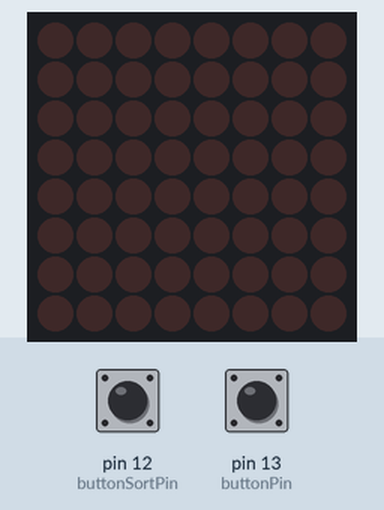
Bench run of a sketch on a simulated Arduino Uno, built with avr-gcc and run on an emulated ATmega328P. Parts: 8×8 LED matrix. The inputs (shaded band) are chosen by the test bench; at power-on: pin 13 (buttonPin) LOW, pin 12 (buttonSortPin) LOW. Random numbers use the default seed unless the sketch sets one.

Above: at 1.2 s.
1.3 s: pin 13 (buttonPin) pulled HIGH for 0.15 s
At 2.4 s:
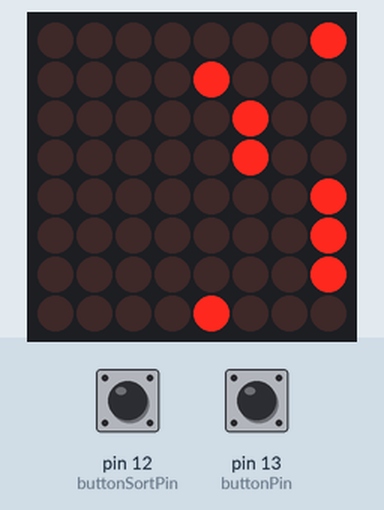
3.1 s: pin 12 (buttonSortPin) pulled HIGH for 0.15 s
At 6.0 s:
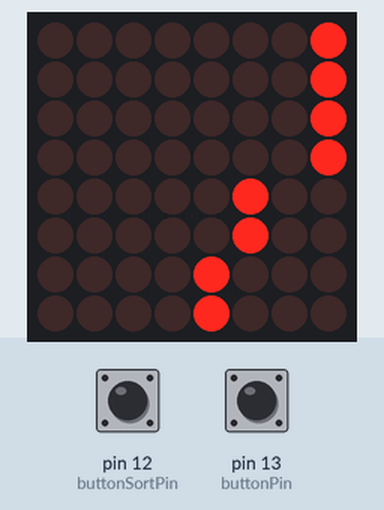
6.1 s: pin 13 (buttonPin) pulled HIGH for 3.2 s
At 10.5 s:
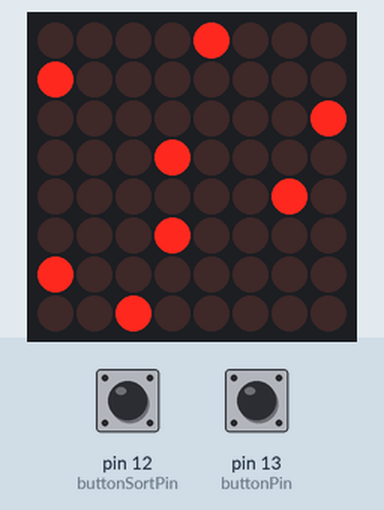
10.8 s: pin 12 (buttonSortPin) pulled HIGH for 1 s
At 13.6 s:
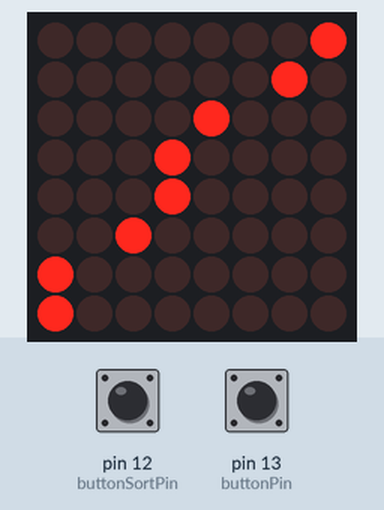
13.8 s: pin 13 (buttonPin) pulled HIGH for 3.2 s
At 17.9 s:
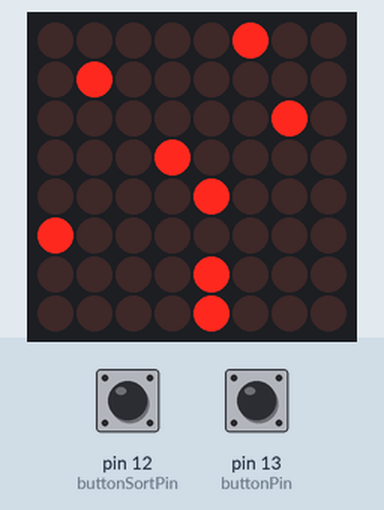
18.5 s: pin 12 (buttonSortPin) pulled HIGH for 0.15 s
At 22.2 s:
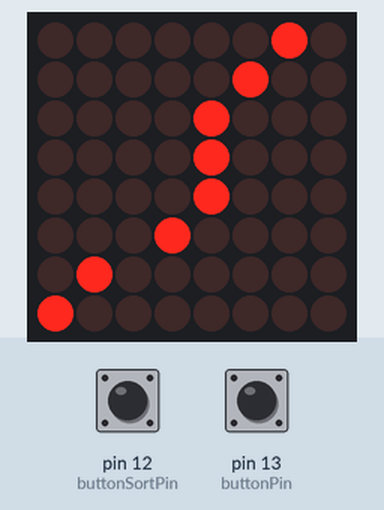
Timing chart, 0 to 22.5 s (numbered marks = the images above; inputs shaded):
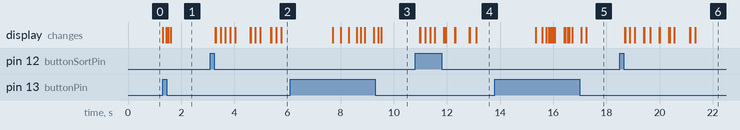

The sketch:

bubble_sort.ino
```cpp
#include "LedControl.h"

// Set the LED grid pins to specific ports on the Arduino
int DIN = 7;
int CS =  6;
int CLK = 5;

// The button used to generate random numbers
int buttonState = 0;
int buttonPin = 13;

// The button used to sort the numbers
int buttonSortState = 0;
int buttonSortPin = 12;

// The number of rows on the LED grid
int rows = 8;

// The random numbers array used.
int randomNumbers[] = {0,0,0,0,0,0,0,0};

// The LED Matrix object
LedControl lc=LedControl(DIN,CLK,CS,1);

/**
 * Set up the buttons and matrix. Also sets analog pin 0 to be the pin used
 * to gather random values
 */
void setup() {

  // if analog input pin 0 is unconnected, random analog
  // noise will cause the call to randomSeed() to generate
  // different seed numbers each time the sketch runs.
  // randomSeed() will then shuffle the random function.
  randomSeed(analogRead(0));

  // Sets pins for button inputs
  pinMode(buttonPin, INPUT);
  pinMode(buttonSortPin, INPUT);

   /*
   The MAX72XX is in power-saving mode on startup,
   we have to do a wakeup call. This is mostly important for battery powered
   devices.   */
  lc.shutdown(0,false);

  /* Set the brightness to a medium value (0-15). 0 does not turn off the
     grid */
  lc.setIntensity(0,8);

  /* and clear the display (switches all LEDs to off)*/
  lc.clearDisplay(0);

}

/**
 * Clears the array and displays the empty screen to the LED matrix.
 */
void clearArray(int arr[]){
  // Sets each row of the LED grid to be 0.
   for(int i = 0; i < rows; i++){
    arr[i] = B00000000;
  }

  displayArray(arr);
}

/**
 * Displays the array of bytes in arr to the LED matrix screen.
 */
void displayArray(int arr[]){
  // Uses x as the base value displayed.
  byte x = B00000001;

  // Sets the bit number from arr[index] to be turned on
  // For example arr[i] = 7 then the 7th LED in the row will be on, everything else is off.
  for(int i = 0; i < rows; i++){
    int y = x << arr[i];
    lc.setRow(0,i, y);
    delay(20);
  }
}

/**
 * Sorts the array using bubble sort and displays the steps.
 */
void bubbleSort(int arr[]){

  for(int i = 0; i < rows; i++){

    for(int j = 0; j < rows-i - 1; j++){

       if (arr[j] > arr[j+1]) {
        int temp = arr[j];
        arr[j] = arr[j+1];
        arr[j+1] = temp;
      }
      displayArray(arr);
    }

  }

}

/**
 * Continuously checks for buttons pressed to either generate numbers or sort the array.
 */
void loop() {
  // put your main code here, to run repeatedly:
  buttonState = digitalRead(buttonPin);
  buttonSortState = digitalRead(buttonSortPin);

  // Generate numbers if the first button pressed
  if(buttonState == HIGH){
    clearArray(randomNumbers);

    // Stores 8 random numbers into an index in the array
    for(int i = 0; i < rows; i++){
      randomNumbers[i] = random(0, 8);
    }

    // Displays the array of random numbers
    displayArray(randomNumbers);
  }

  // Sort the array if the second button pressed
  if(buttonSortState == HIGH){
    bubbleSort(randomNumbers);
  }

}
```

Measured:
- after the input at 1.3 s, the display: first changes at once (image 1 shows a later state)
- after the input at 3.1 s, the display: first changes after 0.18 s (image 2 shows a later state)
- after the input at 6.1 s, the display: first changes after 1.6 s (image 3 shows a later state)
- after the input at 10.8 s, the display: first changes after 0.18 s (image 4 shows a later state)
- after the input at 13.8 s, the display: first changes after 1.5 s (image 5 shows a later state)
- after the input at 18.5 s, the display: first changes after 0.18 s (image 6 shows a later state)
